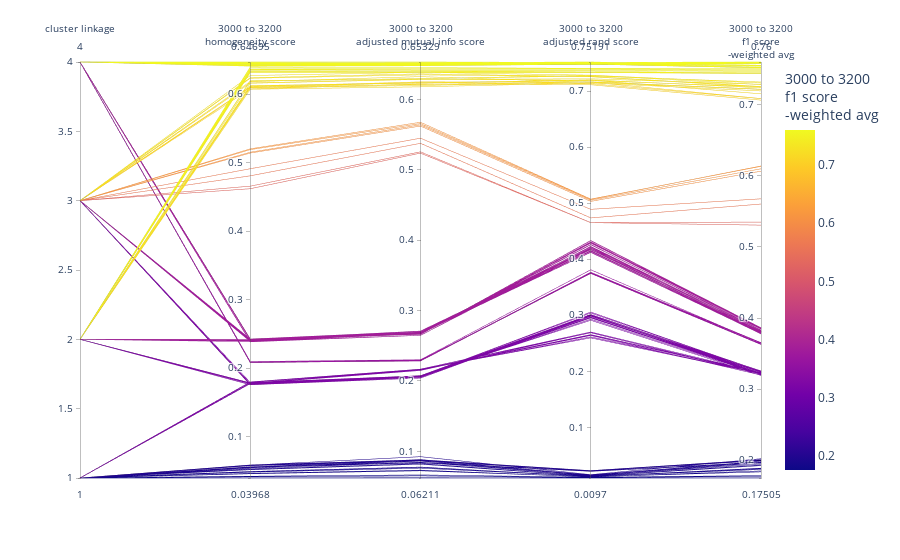

Notebook code for this chart:
### Markdown cell above
Plot one w/o subreddits to we can show it in slides

### Code cell
l_cols_plot_raw_ = l_parallel_params + l_parallel_metrics_3k
l_cols_plot_clean_ = [rename_col_for_display(c) for c in l_cols_plot_raw_]
df_plot_ = (
    df_mlf_clustering_candidates[l_cols_plot_raw_]
    .rename(columns={c: rename_col_for_display(c) for c in l_cols_plot_raw_})
    .reset_index(drop=True)
)
# remap cluster linkage so it shows up in plot
col_linkage_clean = ['cluster linkage']
df_plot_[col_linkage_clean] = df_plot_[col_linkage_clean].replace(d_linkage_to_num)
print(f"Linkage names:\n {d_num_to_linkage}")

df_plot_ = df_plot_.drop('subreddits', axis=1)
fig = px.parallel_coordinates(
    df_plot_,
    color=l_cols_plot_clean_[-1],
    # dimensions=l_cols_plot_clean_,
    # labels={},
    # color_continuous_scale=px.colors.diverging.Tealrose,
    # color_continuous_midpoint=2
)
fig.show()

### Figure 1 — Plotly figure (JSON) as saved in the notebook; plotly's stock layout.template omitted (floating-point values rounded to 4 significant figures; data arrays with more than 128 entries replaced by an {"elided": "..."} marker saying what was removed)
{"data": [{"dimensions": [{"label": "cluster linkage", "values": {"elided": "132 int values"}}, {"label": "3000 to 3200<br>homogeneity score<br>", "values": {"elided": "132 float values"}}, {"label": "3000 to 3200<br>adjusted mutual info score<br>", "values": {"elided": "132 float values"}}, {"label": "3000 to 3200<br>adjusted rand score<br>", "values": {"elided": "132 float values"}}, {"label": "3000 to 3200<br>f1 score<br>-weighted avg<br>", "values": {"elided": "132 float values"}}], "domain": {"x": [0, 1], "y": [0, 1]}, "line": {"color": {"elided": "132 float values"}, "coloraxis": "coloraxis"}, "name": "", "type": "parcoords"}], "layout": {"coloraxis": {"colorbar": {"title": {"text": "3000 to 3200<br>f1 score<br>-weighted avg<br>"}}, "colorscale": [[0, "#0d0887"], [0.1111, "#46039f"], [0.2222, "#7201a8"], [0.3333, "#9c179e"], [0.4444, "#bd3786"], [0.5556, "#d8576b"], [0.6667, "#ed7953"], [0.7778, "#fb9f3a"], [0.8889, "#fdca26"], [1, "#f0f921"]]}, "legend": {"tracegroupgap": 0}, "margin": {"t": 60}}}
